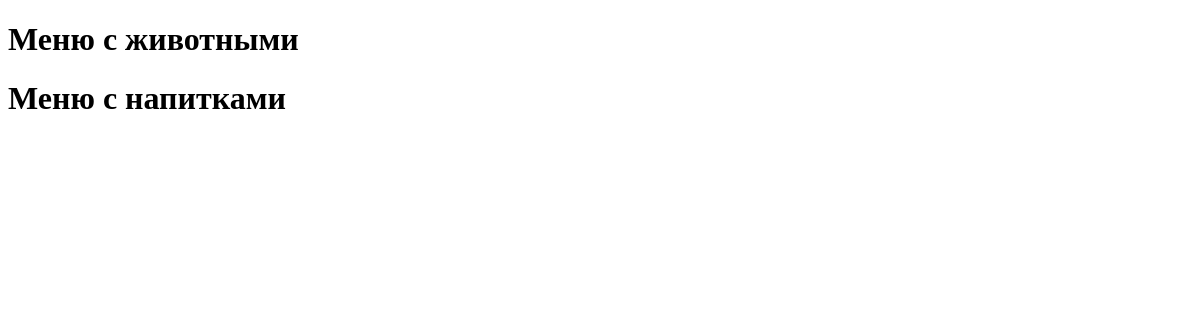
Page /animals/ on the earlier database version.
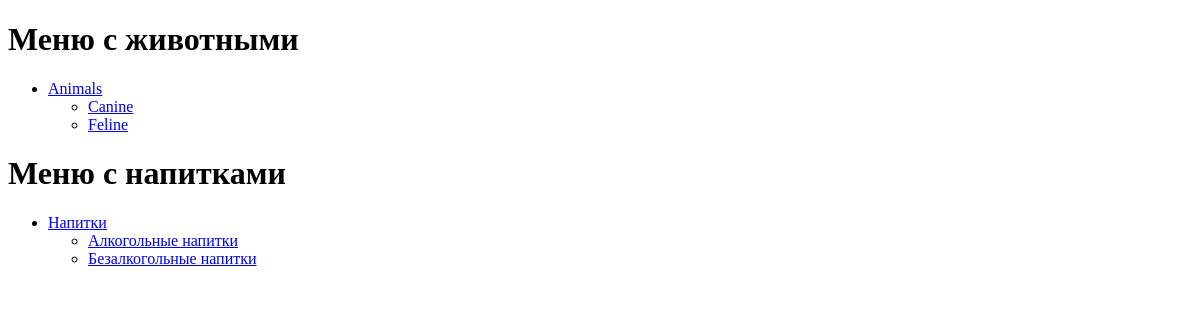
Same page on the later database version.
### DjangoTest/models.py (models this page shows, shortened)
class MenuItem(models.Model):
    name = models.CharField(max_length=100)
    url = models.CharField(max_length=200, blank=True, null=True)
    named_url = models.CharField(max_length=200, blank=True, null=True)
    parent = models.ForeignKey('self', blank=True, null=True, related_name='children', on_delete=models.CASCADE)
    menu_name = models.CharField(max_length=100)
    def get_absolute_url(self):
        return self.url if self.url else reverse(self.named_url)

### DjangoTest/views.py (the view)
# urls.py: path('animals/', views.animals, name='animals'),
def animals(request):
    context = {}
    response = render(request, 'animals.html', context)
    print(f"Количество запросов к БД: {len(connection.queries)}")
    return response

### DjangoTest/templatetags/menu_tags.py (called while the page is built)
def get_active_menu(menu_items, current_url):
    for item in menu_items:
        if item.get_absolute_url() == current_url:
            return [item]
        children = get_active_menu(item.children.all(), current_url)
        if children:
            return [item] + children
    return []

@register.inclusion_tag('menu.html', takes_context=True)
def draw_menu(context, menu_name):
    current_url = context['request'].path
    menu_items = MenuItem.objects.filter(parent__isnull=True, menu_name=menu_name).prefetch_related('children')
    active_items = get_active_menu(menu_items, current_url)
    return {
        'menu_items': menu_items,
        'active_items': active_items,
        'current_url': current_url
    }

### DjangoTest/templates/animals.html (shortened to what this page needs)
{% extends 'combined_menus.html' %}

### DjangoTest/templates/menu.html (shortened to what this page needs)
<ul>
    {% for item in menu_items %}
        <li>
            <a href="{{ item.get_absolute_url }}"
               class="{% if item in active_items %}active{% endif %}">
                {{ item.name }}
            </a>
            {% if item in active_items or item.children.all %}
                <ul>
                    {% for child in item.children.all %}
                        <li>
                            <a href="{{ child.get_absolute_url }}"
                               class="{% if child in active_items %}active{% endif %}">
                                {{ child.name }}
                            </a>
                        </li>
                    {% endfor %}
                </ul>
            {% endif %}
        </li>
    {% endfor %}
</ul>

Differences in the rows shown:
added MenuItem: name "Animals", shown under "Меню с животными"
added MenuItem: name "Canine", shown under "Animals"
added MenuItem: name "Feline", shown under "Animals"
added MenuItem: name "Напитки", shown under "Меню с напитками"
added MenuItem: name "Алкогольные напитки", shown under "Напитки"
added MenuItem: name "Безалкогольные напитки", shown under "Напитки"
